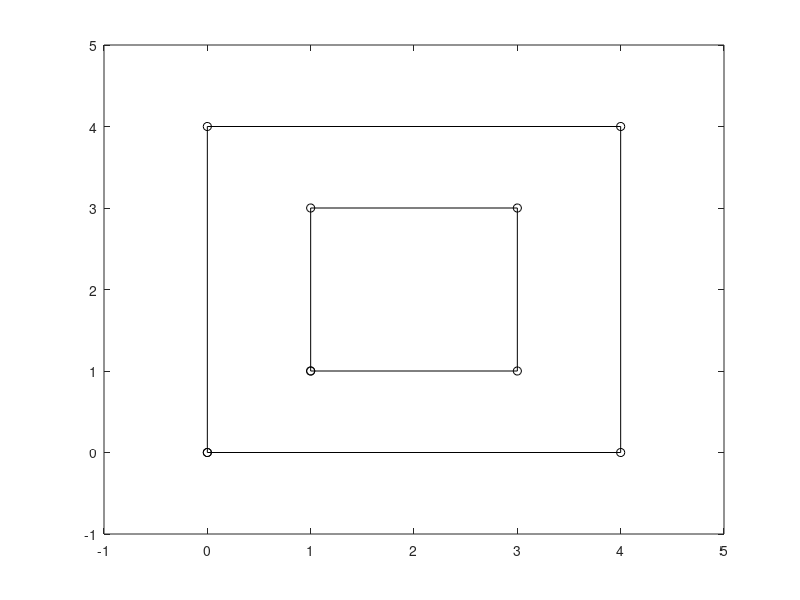

The MATLAB source for this figure: (Note: this script raises an error after producing the figure.)
%% polygon
xv = [0,4,4,0,0,NaN,1,1,3,3,1];
yv = [0,0,4,4,0,NaN,1,3,3,1,1];

figure(1),clf
plot(xv,yv,'ko-')
axis([-1,5,-1,5])

%% points
x = linspace(-1,5,32);
[xq,yq] = meshgrid(x,x);

%% test
in = inpolygon(xq,yq,xv,yv);

hold on
scatter(xq(in),yq(in),[],'bo','filled')
scatter(xq(~in),yq(~in),[],'ro','filled')
hold off